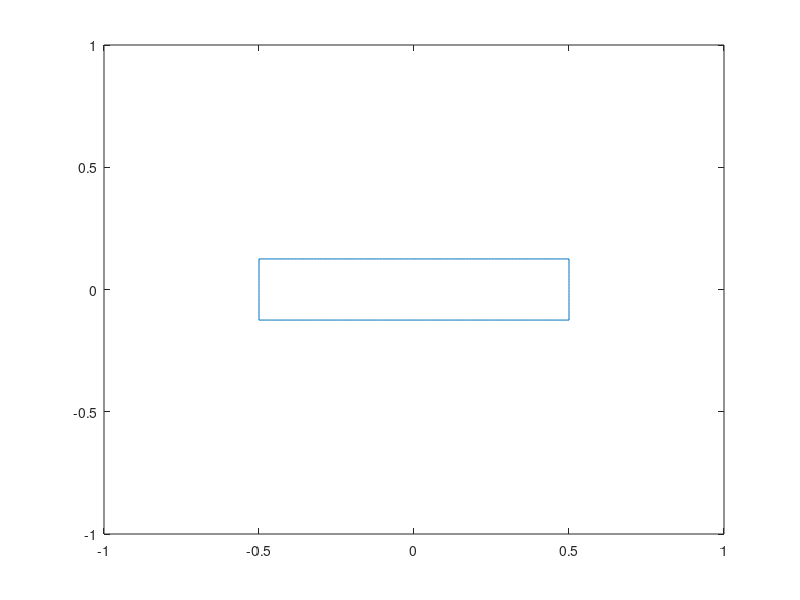

The MATLAB source for this figure:
clear all
close all
clc

Vf = fopen('rectangle.run','w');

a=0.75/2;
b=0.25/2;

ns=256;
n=256+1;
nb=10;db=b/nb;
na=ns/4-nb;da=(a+b)/na;

xs0=zeros(n,1);
ys0=zeros(n,1);
curv=zeros(n,1);
alfa=zeros(n,1);

for i=1:nb
    xs0(i)=a+b;
    ys0(i)=(i-1)*db;
end

for i=nb+1:(2*na+nb)
    xs0(i)=(a+b)-(i-1-nb)*da;
    ys0(i)=b;
end

for i=(2*na+nb+1):(3*nb+2*na)
    xs0(i)=-(a+b);
    ys0(i)=b-(i-1-2*na-nb)*db;
end   
for i=(3*nb+2*na+1):(4*na+3*nb)
    xs0(i)=-(a+b)+(i-3*nb-2*na-1)*da;
    ys0(i)=-b;
end
for i=(4*na+3*nb+1):n
    xs0(i)=a+b;
    ys0(i)=-b+(i-4*na-3*nb-1)*db;
end

plot(xs0,ys0);
axis([-1 1 -1 1]);
fprintf(Vf,'xs0\t ys0\t curv\t \n');
for i=1:n
    fprintf(Vf,'%16.12f %16.12f %16.12f \n',xs0(i),ys0(i),curv(i));
end

fclose(Vf);
